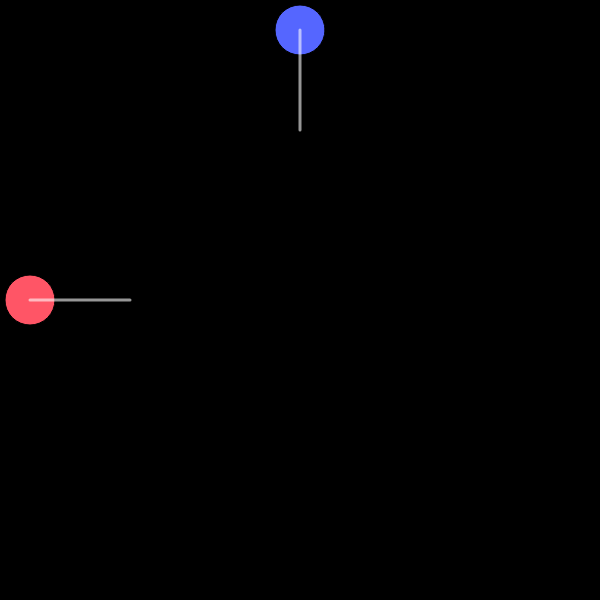
Frame 1 (no input)
Frame 60 (no input): identical to frame 1, image omitted
Frame 120 (the mouse pressed at the canvas centre since frame 60): identical to frame 1, image omitted

The p5.js sketch that drew this single still picture (run headless with seeded random() and noise() and a simulated clock; from frame 60 on, the mouse is pressed at the canvas centre):

// p5.js sketch
// ── sketch.js
var a;
var b;
var dt=1;
var sim=false;
var simulate;
var reset;
var a_angle, b_angle, a_speed, b_speed, a_pos, b_pos;

function setup(){
	var c = createCanvas(600,600);
	c.addClass("c");
	a = new ball(30,300,10,50);
	a.col = "#ff5566";
	b = new ball(300,30,10,50);
	b.col = "#5566ff";
	a.v.x=-1;
	a.v.y=-5;
	b.v.y=5;
	b.v.x=-4;

	simulate = createButton(" RUN / STOP ");
	simulate.mousePressed(run);
	simulate.position(800,600);

	reset= createButton(" RESET ");
	reset.mousePressed(initial);
	reset.position(1000,600);

	a_speed = createSlider(0,10,5,0);
	b_speed = createSlider(0,10,5,0);
	a_speed.position(700,300);
	b_speed.position(1000,300);
	a_speed.addClass("slide");
	b_speed.addClass("slide");

	a_angle = createSlider(0,PI,PI/2,0);
	b_angle = createSlider(0,PI,PI/2,0);
	a_angle.position(700,400);
	b_angle.position(1000,400);
	a_angle.addClass("slide");
	b_angle.addClass("slide");

	a_pos = createSlider(30, 570, 300, 0);
	b_pos = createSlider(30, 570, 300, 0);
	a_pos.position(700,500);
	b_pos.position(1000,500);
	a_pos.addClass("slide");
	b_pos.addClass("slide");
}

function run(){
	sim=!sim;
}

function initial(){
	sim=false;
	a.p.x=30;
	a.p.y=300;
	b.p.x=300;
	b.p.y=30;
	a.v.x=-1;
	a.v.y=-5;
	b.v.y=5;
	b.v.x=-4;
	
}


function draw() {
	background(0);
	if(sim==false){
		a.p.y=a_pos.value();
		b.p.x=b_pos.value();

		a.v.x=a_speed.value()*sin(a_angle.value());
		b.v.y=b_speed.value()*sin(b_angle.value());

		a.v.y=a_speed.value()*cos(a_angle.value());
		b.v.x=b_speed.value()*cos(b_angle.value());

	}
	a.display();
	b.display();
	a.arrow();
	b.arrow();
	if(a.iscollision(b)){
		a.aftercollision(b);
	}
	if(sim==true){
		a.update();
		b.update();
	}
}
// ── ball.js
function ball(x,y,m,d) {
	this.m=m;
	this.d=d;
	this.col="";
	this.p = createVector(x,y);
	this.v = createVector(0,0);

	this.display = function(){
		fill(this.col);
		ellipse(this.p.x,this.p.y,this.d);
	};

	this.update = function(){
		this.p.add(p5.Vector.mult(this.v,dt));
	};

	this.iscollision = function(other){
		d = this.p.dist(other.p);
		r_sum = (this.d + other.d)/2;
		if(d<=r_sum) return true;
		return false;
	};

	this.aftercollision = function(other){
		// ball a
		var acoeff = (-2*other.m)/(this.m+other.m);
		var ade = p5.Vector.sub(this.p,other.p).magSq();
		var anu = p5.Vector.dot(p5.Vector.sub(this.v,other.v),p5.Vector.sub(this.p,other.p));
		var adir = p5.Vector.sub(this.p,other.p);
		

		// ball b
		var bcoeff = (-2*this.m)/(this.m+other.m);
		var bde = p5.Vector.sub(other.p,this.p).magSq();
		var bnu = p5.Vector.dot(p5.Vector.sub(other.v,this.v),p5.Vector.sub(other.p,this.p));
		var bdir = p5.Vector.sub(other.p,this.p);

		// simultaneous update
		this.v.add(p5.Vector.mult(adir,(acoeff*anu)/ade));
		other.v.add(p5.Vector.mult(bdir,(bcoeff*bnu)/bde));		
	};

	this.arrow = function(){
		push();
		stroke(255,255,255,150);
		strokeWeight(3);
		line(this.p.x,this.p.y,this.p.x+20*this.v.x,this.p.y+20*this.v.y);
		pop();
	}

}
// ── style.css
div{
	background-color: #181530;
	width: 100%;
	padding: 0;
	height: 150px;
	text-align: center;
}

h1{
	margin: 0;
	padding: 40px 0 0 0;
	color: white;
	font-size: 50px;
	font-family: 'Righteous', cursive;
}
.slide{
	/*position: */
	-webkit-appearance: none;  /* Override default CSS styles */
  	appearance: none;
	width: 250px;
	text-align: center;
	color: red;
	background: #888888;
	outline: none;
	opacity: .7;
}

.slide:hover {
  opacity: 1; 
}

.slide::-webkit-slider-thumb {
  -webkit-appearance: none; 
  appearance: none;
  width: 15px; 
  height: 15px; 
  background: #e80c22; 
  cursor: pointer; 
}


.c{
	width: 640px;
	align-content: center;
	text-align: center;
	padding: 10px;
}

canvas{
	width: 640px;
	padding: 20px auto;
}

button{
	outline: none;
	width: 150px;
	background-color: #ff6055;
	padding: 10px;
	border-radius: 5px;
	border: none;
	text-decoration:none;
	cursor: pointer;
	font-weight: 600;
	font-size: 15px;
	color: #333333;
}

p{
	font-size: 40px;
	letter-spacing: 3px;
	word-spacing: 7px;
	font-family: 'East Sea Dokdo', cursive;
	color: #181530;
}

#sp{
	position: absolute;
	left: 700px;
	top: 210px;
}

#an{
	position: absolute;
	left: 700px;
	top: 310px;
}

#po{
	position: absolute;
	left: 700px;
	top: 410px;
}
